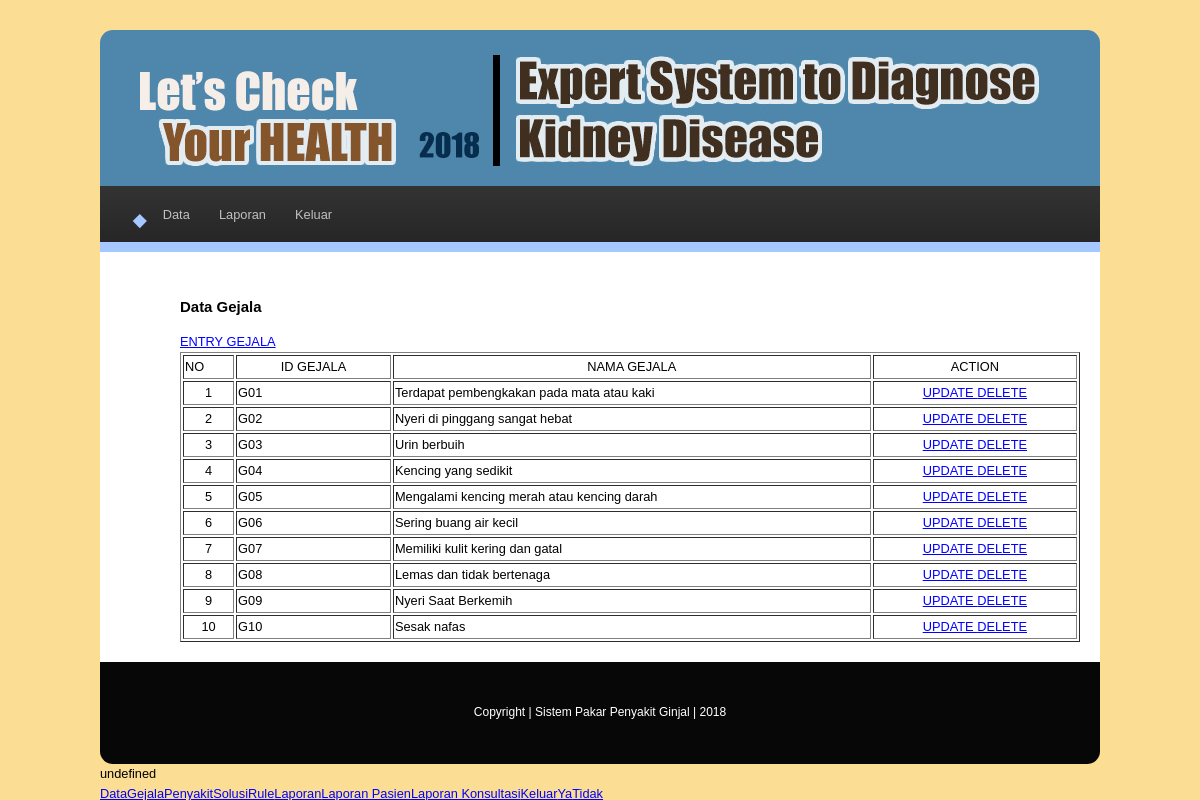
The page /admin/media.php?mod=gejala (signed in) on the database its author committed.
### tables this page shows
CREATE TABLE IF NOT EXISTS `tblgejala` (
  `idgejala` varchar(5) NOT NULL,
  `namagejala` varchar(150) NOT NULL,
  `persen` int(5) NOT NULL
);

### admin/laporangejala.php (the view, shortened to what this page needs)
<a href="?mod=entrygejala">ENTRY GEJALA</a>
<table width="100%" border="1">
  <tr>
    <td width="27">NO</td>
    <td width="90"><div align="center">ID GEJALA</div></td>
    <td width="286"><div align="center">NAMA GEJALA </div></td>
    <td width="120"><div align="center">ACTION</div></td>
  </tr>
  <?php
$no = 1 ;
$noo = 1 ;
$sql = mysql_query("SELECT * FROM tblgejala");
while($hasil=mysql_fetch_array($sql))
{
$vidgejala = $hasil['idgejala'];
$vnamagejala = $hasil['namagejala'];
?>
  <tr>
    <td align="center" valign="top"><?php echo "$noo"; ?></td>
    <td valign="top"><?php echo "$vidgejala"; ?></td>
    <td valign="top"><?php echo "$vnamagejala"; ?></td>
    <td colspan="2"><div align="center"><a href="media.php?mod=editgejala&idgejala=<?php echo "$vidgejala"; ?>">UPDATE </a>
      <a href="deletegejala.php?idgejala=<?php echo $vidgejala;?> "> DELETE </a></div></td>
  </tr>
<?php $noo=$no+$noo;
} ?>
</table>

### admin/media.php (shortened to what this page needs)
<?php
if (empty($_SESSION['namauser']) AND empty($_SESSION['passuser']))
{
	echo "<link href='../Library/adminstyle.css' rel='stylesheet' type='text/css'><center>Untuk mengakses modul, Anda harus login <br>";
	echo "<a href=login.php><b>LOGIN</b></a></center>";
}
else
{
	?>
<!DOCTYPE html PUBLIC "-//W3C//DTD XHTML 1.0 Transitional//EN" "http://www.w3.org/TR/xhtml1/DTD/xhtml1-transitional.dtd">
<html xmlns="http://www.w3.org/1999/xhtml">
<head>
<link href="style.css" rel="stylesheet" type="text/css" />
</head>
<body>
				<div id="header">
				</div>
						<nav id="nav">
							<ul>
								<li><a href="#">Data</a>
								</li>
								<li><a href="#">Laporan</a>
								</li>
								<li>
									<a href="#">Keluar</a>
								</li>
							</ul>
						</nav>
    <div id="main">
         <div id="text" >
			  <?php include "isi.php" ;?>
        </div>
    </div>
    <div id="footer" align="center">
    <div id="left_footer">Copyright | Sistem Pakar Penyakit Ginjal | 2018 </div>
    </div>
</body>
</html>
<?php } ?>

### admin/isi.php (shortened to what this page needs)
<?php
if($_GET['mod']==gejala){
echo "<h3>Data Gejala</h3>";
include "laporangejala.php" ;
}
?>

### admin/style.css (style rules this page uses)
body { font-size:0.8em; line-height:20px; font-family: "Trebuchet MS", Arial; width: 1000px; margin-top: 30px; margin-right: auto; margin-bottom: auto; margin-left: auto; background-image: url(../images/bcg.jpg); background-repeat: repeat; }
a { color:#0000FF; }
#header { width: 1000px; background-image: url(../images/header.jpg); background-repeat: no-repeat; background-position: right top; height: 156px; border-radius: 1em 1em 0em 0em; }
#nav { cursor: default; background-color: #333; background-image: -moz-linear-gradient(top, rgba(0,0,0,0), rgba(0,0,0,0.3)), url("../images/bg01.png"); background-image: -webkit-linear-gradient(top, rgba(0,0,0,0), rgba(0,0,0,0.3)), url("../images/bg01.png"); background-image: -ms-linear-gradient(top, rgba(0,0,0,0), rgba(0,0,0,0.3)), url("../images/bg01.png"); background-image: linear-gradient(top, rgba(0,0,0,0), rgba(0,0,0,0.3)), url("../images/bg01.png"); padding: 0; }
#nav:after { content: ''; display: block; width: 100%; height: 0.75em; background-color: #A4C8FF; background-image: url("../images/bg01.png"); }
#nav > ul { margin: 0; }
#nav > ul > li { position: relative; display: inline-block; margin-left: 1em; }
#nav > ul > li a { color: #c0c0c0; text-decoration: none; border: 0; display: block; padding: 1.5em 0.5em 1.35em 0.5em; }
#text { background-repeat: repeat-y; float: right; width: 900px; border-radius: 1em 1em 1em 1em; margin-right: 10px; margin-left: 10px; margin-bottom: 10px; padding-top: 10px; padding-right: 10px; padding-left: 10px; padding-bottom: 10px; }
#main { float:left; width: 1000px; padding-top: 20px; padding-right: 0; padding-bottom: 0; padding-left: 0; background-color: #FFFFFF; background-repeat: repeat-y; }
#footer { background: #070707; height:102px; clear:both; width: 1000px; border-radius: 0em 0em 1em 1em ; }
#left_footer { float:left; background:url(../images/c.gif) no-repeat 30px 35px; color:#fff; font-size:12px; padding-top: 40px; padding-right: 0; padding-bottom: 40; padding-left: 0px; width: 1000px; }

### rows shown on the page
tblgejala: idgejala "G01", namagejala "Terdapat pembengkakan pada mata atau kaki"
tblgejala: noo "2", idgejala "G02", namagejala "Nyeri di pinggang sangat hebat"
tblgejala: noo "3", idgejala "G03", namagejala "Urin berbuih"
tblgejala: noo "4", idgejala "G04", namagejala "Kencing yang sedikit"
tblgejala: noo "5", idgejala "G05", namagejala "Mengalami kencing merah atau kencing darah"
tblgejala: noo "6", idgejala "G06", namagejala "Sering buang air kecil"
tblgejala: noo "7", idgejala "G07", namagejala "Memiliki kulit kering dan gatal"
tblgejala: noo "8", idgejala "G08", namagejala "Lemas dan tidak bertenaga"
tblgejala: noo "9", idgejala "G09", namagejala "Nyeri Saat Berkemih"
tblgejala: noo "10", idgejala "G10", namagejala "Sesak nafas"
